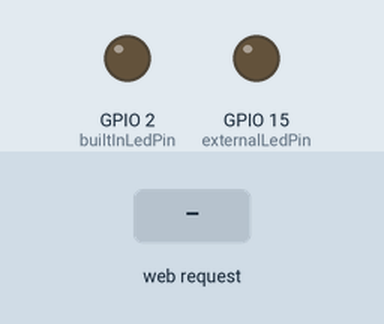
Simulated run of this sketch. Board: ESP32. Shown: output pins drawn as LEDs (lit = HIGH). The test bench sets the inputs (shaded band). WiFi joins after 1.5 s; servers stay silent unless stated; storage starts empty; what the sketch prints to the serial monitor is not drawn.

Above: at 2.7 s.
2.8 s: HTTP request GET /on received
At 3.3 s:
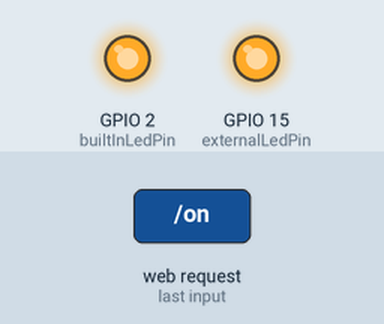
4.3 s: HTTP request GET /off received
At 5.7 s:
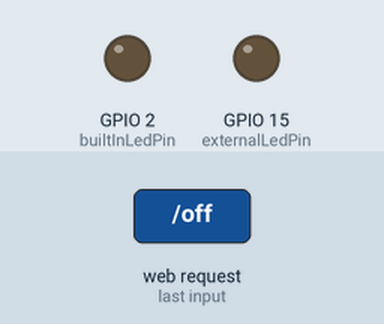
Timing chart, 0 to 7.3 s (numbered marks = the images above; inputs shaded):
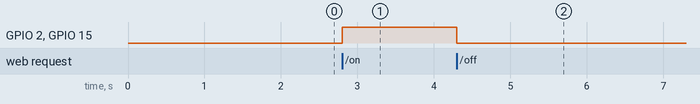

Measured:
- after the input at 2.8 s, GPIO 2 (builtInLedPin), GPIO 15 (externalLedPin): LOW → HIGH at once
- after the input at 4.3 s, GPIO 2 (builtInLedPin), GPIO 15 (externalLedPin): HIGH → LOW at once

The sketch:

light.ino
```cpp
#include <WiFi.h>
#include <SPIFFS.h>

const char *ssid = "HARAJIT";
const char *password = "HARAJIT05";

const int externalLedPin = 15;
const int builtInLedPin = 2;

WiFiServer server(80);

void setup() {
  pinMode(externalLedPin, OUTPUT);
  pinMode(builtInLedPin, OUTPUT);

  Serial.begin(115200);

  WiFi.begin(ssid, password);
  Serial.print("Connecting to WiFi");
  while (WiFi.status() != WL_CONNECTED) {
    delay(500);
    Serial.print(".");
  }
  Serial.println();
  Serial.print("Connected to WiFi network with IP: ");
  Serial.println(WiFi.localIP());

  server.begin();

  if (!SPIFFS.begin(true)) {
    Serial.println("An error occurred while mounting SPIFFS");
    return;
  }
}

void loop() {
  WiFiClient client = server.available();
  if (client) {
    while (!client.available()) {
      delay(1);
    }

    String request = client.readStringUntil('\r');
    Serial.println(request);

    if (request.indexOf("/on") != -1) {
      digitalWrite(externalLedPin, HIGH);
      digitalWrite(builtInLedPin, HIGH);
    } else if (request.indexOf("/off") != -1) {
      digitalWrite(externalLedPin, LOW);
      digitalWrite(builtInLedPin, LOW);
    }

    if (request.indexOf("/") != -1) {
      client.println("HTTP/1.1 200 OK");
      client.println("Content-Type: text/html");
      client.println();

    client.println("<!DOCTYPE HTML>");
    client.println("<html>");
    client.println("<head>");
    client.println("<meta name='viewport' content='width=device-width, initial-scale=1.0'>");
    client.println("<style>");
    client.println("body { ");
    client.println("font-family: Arial, Helvetica, sans-serif; ");
    client.println("background-color: #f0f0f0; ");
    client.println("margin: 0; ");
    client.println("padding: 0; ");
    client.println("} ");
    client.println(".container { ");
    client.println("max-width: 600px; ");
    client.println("margin: 0 auto; /* Center horizontally */ ");
    client.println("padding: 20px; ");
    client.println("background-color: #fff; ");
    client.println("border-radius: 10px; ");
    client.println("box-shadow: 0 0 10px rgba(0, 0, 0, 0.1); ");
    client.println("} ");
    client.println(".header { ");
    client.println("background-color: #4CAF50; ");
    client.println("padding: 20px; ");
    client.println("text-align: center; ");
    client.println("color: white; ");
    client.println("border-top-left-radius: 10px; ");
    client.println("border-top-right-radius: 10px; ");
    client.println("} ");
    client.println(".footer { ");
    client.println("background-color: #4CAF50; ");
    client.println("padding: 10px; ");
    client.println("text-align: center; ");
    client.println("color: white; ");
    client.println("border-bottom-left-radius: 10px; ");
    client.println("border-bottom-right-radius: 10px; ");
    client.println("} ");
    client.println(".switch-container { ");
    client.println("display: flex; ");
    client.println("justify-content: center; ");
    client.println("} ");
    client.println(".switch { ");
    client.println("position: relative; ");
    client.println("display: inline-block; ");
    client.println("width: 80px; ");
    client.println("height: 80px; ");
client.println("border: 2px solid #dcdcdc; ");
client.println("background: #e0e0e0; ");
client.println("box-shadow: 7px 7px 23px #bebebe, -7px -7px 23px #ffffff; ");
client.println("overflow: hidden; ");
client.println("border-radius: 60px; ");
client.println("} ");
client.println(".switch input { ");
client.println("opacity: 0; ");
client.println("width: 0; ");
client.println("height: 0; ");
client.println("} ");
client.println(".slider { ");
client.println("position: absolute; ");
client.println("cursor: pointer; ");
client.println("top: 0; ");
client.println("left: 0; ");
client.println("right: 0; ");
client.println("bottom: 0; ");
client.println("-webkit-transition: 0.5s; ");
client.println("transition: 0.5s; ");
client.println("} ");
client.println(".chbox:checked + .slider:before { ");
client.println("background: white; ");
client.println("box-shadow: none; ");
client.println("} ");
client.println(".chbox:focus + .slider { ");
client.println("box-shadow: 0 0 1px #2196f3; ");
client.println("} ");
client.println(".slider { ");
client.println("color: #9a9a9a; ");
client.println("display: flex; ");
client.println("align-items: center; ");
client.println("justify-content: center; ");
client.println("font-size: 11px; ");
client.println("font-family: sans-serif; ");
client.println("} ");
client.println(".slider--0 { ");
client.println("color: white; ");
client.println("font-weight: 600; ");
client.println("background-color: #49d84e; ");
client.println("} ");
client.println(".slider--1 div { ");
client.println("transition: 0.5s; ");
client.println("} ");
client.println(".slider--1 div { ");
client.println("position: absolute; ");
client.println("width: 100%; ");
client.println("height: 50%; ");
client.println("left: 0; ");
client.println("} ");
client.println(".chbox:checked ~ .slider--1 div:first-child { ");
client.println("transform: translateY(-100%); ");
client.println("transition-delay: 1s; ");
client.println("} ");
client.println(".chbox:checked ~ .slider--1 div:last-child { ");
client.println("transform: translateY(100%); ");
client.println("transition-delay: 1s; ");
client.println("} ");
client.println(".chbox:checked ~ .slider--2 { ");
client.println("transform: translateX(100%); ");
client.println("transition-delay: 0.5s; ");
client.println("} ");
client.println(".chbox:checked ~ .slider--3 { ");
client.println("transform: translateX(-100%); ");
client.println("transition-delay: 0s; ");
client.println("} ");
client.println(".slider--1 div:first-child { ");
client.println("transform: translateY(0); ");
client.println("top: 0; ");
client.println("background-color: #f3f3f3; ");
client.println("transition-delay: 0s; ");
client.println("} ");
client.println(".slider--1 div:last-child { ");
client.println("transform: translateY(0); ");
client.println("bottom: 0; ");
client.println("background-color: #f3f3f3; ");
client.println("border-top: 1px solid #e0e0e0; ");
client.println("transition-delay: 0s; ");
client.println("} ");
client.println(".slider--2 { ");
client.println("background-color: #e6e6e6; ");
client.println("transition-delay: 0.5s; ");
client.println("transform: translateX(0); ");
client.println("border-left: 1px solid #d2d2d2; ");
client.println("} ");
client.println(".slider--3 { ");
client.println("background-color: #d2d2d2; ");
client.println("transition-delay: 1s; ");
client.println("transform: translatex(0); ");
client.println("border-right: 1px solid #d2d2d2; ");
client.println("} ");
client.println("</style>");
client.println("</head>");
client.println("<body>");
client.println("<div class='container'>");
client.println("<div class='header'>");
client.println("<h2>LED Control</h2>");
client.println("</div>");
client.println("<div class='content'>");
client.println("<div class='switch-container'>");
client.println("<label class='switch'>");
client.println("<input type='checkbox' class='chbox' onclick='toggleLED()'>");
client.println("<div class='slider slider--0'>ON</div>");
client.println("<div class='slider slider--1'>");
client.println("<div></div>");
client.println("<div></div>");
client.println("</div>");
client.println("<div class='slider slider--2'></div>");
client.println("<div class='slider slider--3'>OFF</div>");
client.println("</label>");
client.println("</div>");
client.println("</div>");
client.println("<div class='footer'>");
client.println("</div>");
client.println("</div>");
client.println("<script>");
client.println("function toggleLED() {");
client.println("var isChecked = document.querySelector('.chbox').checked;");
client.println("var xhttp = new XMLHttpRequest();");
client.println("if (isChecked) {");
client.println("xhttp.open('GET', '/on', true);");
client.println("} else {");
client.println("xhttp.open('GET', '/off', true);");
client.println("}");
client.println("xhttp.send();");
client.println("}");
client.println("function getIPAddress() {");
client.println("var xhttp = new XMLHttpRequest();");
client.println("xhttp.onreadystatechange = function() {");
client.println("if (this.readyState == 4 && this.status == 200) {");
client.println("document.getElementById('ipAddress').innerText = this.responseText;");
client.println("}");
client.println("};");
client.println("xhttp.open('GET', '/ip', true);");
client.println("xhttp.send();");
client.println("}");
client.println("window.onload = function() {");
client.println("getIPAddress();");
client.println("};");
client.println("</script>");
client.println("</body>");
client.println("</html>");

    }

    client.stop();
  }
}
```
